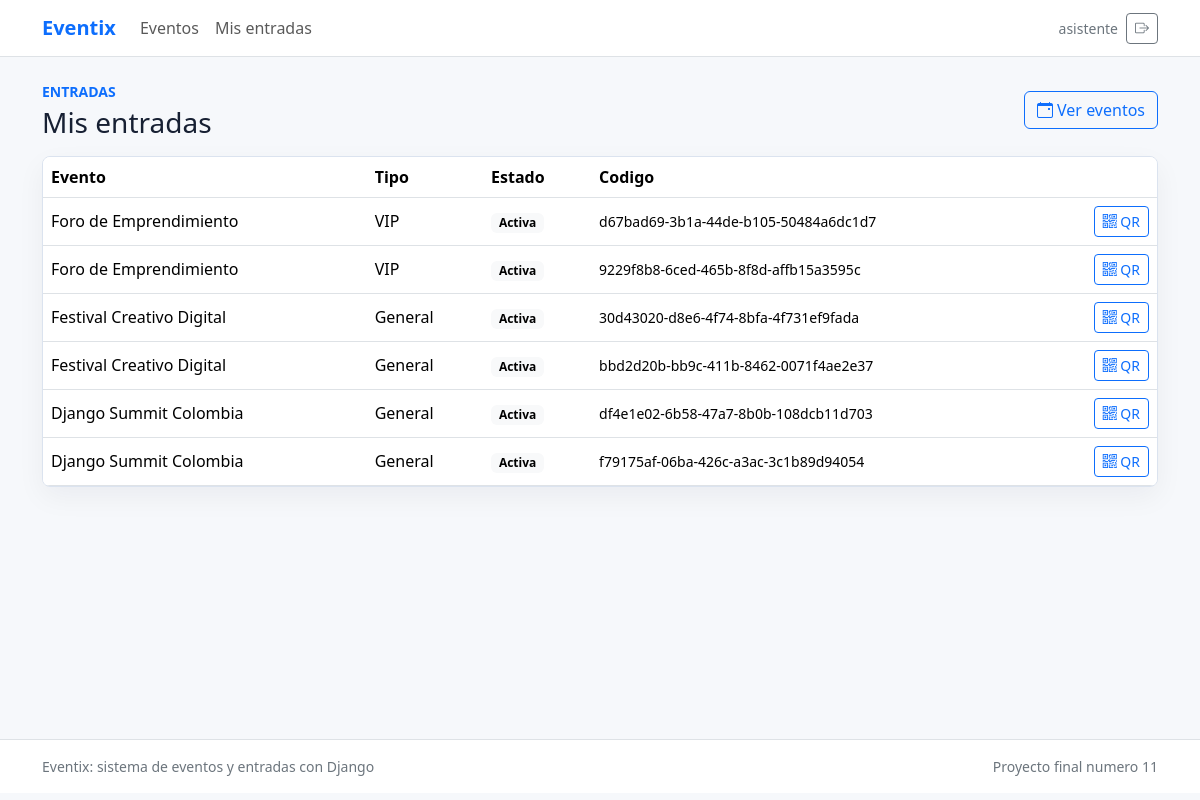
The app's page /mis-entradas/ (signed in) with its own data.
### eventos/models.py (models this page shows, shortened)
class Entrada(models.Model):
    ACTIVA = 'activa'
    USADA = 'usada'
    CANCELADA = 'cancelada'
    ESTADOS = [
        (ACTIVA, 'Activa'),
        (USADA, 'Usada'),
        (CANCELADA, 'Cancelada'),
    ]
    asistente = models.ForeignKey(User, on_delete=models.PROTECT, related_name='entradas')
    evento = models.ForeignKey(Evento, on_delete=models.PROTECT, related_name='entradas')
    tipo_entrada = models.ForeignKey(TipoEntrada, on_delete=models.PROTECT, related_name='entradas')
    orden = models.ForeignKey(Orden, on_delete=models.PROTECT, related_name='entradas')
    codigo = models.UUIDField(default=uuid.uuid4, unique=True, editable=False)
    qr_imagen = models.ImageField(upload_to='qrcodes/', blank=True)
    estado = models.CharField(max_length=20, choices=ESTADOS, default=ACTIVA)
    creado = models.DateTimeField(auto_now_add=True)
    validado_en = models.DateTimeField(null=True, blank=True)
    class Meta:
        ordering = ['-creado']
        verbose_name = 'entrada'
        verbose_name_plural = 'entradas'

class Evento(models.Model):
    BORRADOR = 'borrador'
    PUBLICADO = 'publicado'
    FINALIZADO = 'finalizado'
    CANCELADO = 'cancelado'
    ESTADOS = [
        (BORRADOR, 'Borrador'),
        (PUBLICADO, 'Publicado'),
        (FINALIZADO, 'Finalizado'),
        (CANCELADO, 'Cancelado'),
    ]
    titulo = models.CharField(max_length=140)
    descripcion = models.TextField()
    categoria = models.ForeignKey(Categoria, on_delete=models.PROTECT, related_name='eventos')
    ubicacion = models.ForeignKey(Ubicacion, on_delete=models.PROTECT, related_name='eventos')
    organizador = models.ForeignKey(User, on_delete=models.PROTECT, related_name='eventos_creados')
    fecha_inicio = models.DateTimeField()
    fecha_fin = models.DateTimeField()
    capacidad = models.PositiveIntegerField()
    estado = models.CharField(max_length=20, choices=ESTADOS, default=PUBLICADO)
    imagen_url = models.URLField('URL de imagen', blank=True)
    creado = models.DateTimeField(auto_now_add=True)
    actualizado = models.DateTimeField(auto_now=True)
    class Meta:
        ordering = ['fecha_inicio']
        verbose_name = 'evento'
        verbose_name_plural = 'eventos'

class TipoEntrada(models.Model):
    evento = models.ForeignKey(Evento, on_delete=models.CASCADE, related_name='tipos_entrada')
    nombre = models.CharField(max_length=80)
    precio = models.DecimalField(max_digits=10, decimal_places=2, default=0)
    cupo = models.PositiveIntegerField()
    activo = models.BooleanField(default=True)
    class Meta:
        ordering = ['evento', 'precio']
        unique_together = ['evento', 'nombre']
        verbose_name = 'tipo de entrada'
        verbose_name_plural = 'tipos de entrada'

### eventos/views.py (the view)
# urls.py: path('mis-entradas/', views.mis_entradas, name='mis_entradas'),
@login_required
def mis_entradas(request):
    entradas = (
        Entrada.objects.filter(asistente=request.user)
        .select_related('evento', 'tipo_entrada', 'orden')
        .order_by('-creado')
    )
    return render(request, 'eventos/mis_entradas.html', {'entradas': entradas})

### eventos/context_processors.py (called while the page is built)
def roles(request):
    user = request.user
    es_organizador = False
    if user.is_authenticated:
        es_organizador = user.is_staff or user.groups.filter(name='Organizador').exists()
    return {'es_organizador': es_organizador}

### eventos/templates/eventos/mis_entradas.html (shortened to what this page needs)
{% extends 'base.html' %}
{% block content %}
<div class="d-flex justify-content-between align-items-center mb-3">
  <div>
    <p class="text-uppercase small fw-semibold text-primary mb-1">Entradas</p>
    <h1 class="h3 mb-0">Mis entradas</h1>
  </div>
  <a class="btn btn-outline-primary" href="{% url 'home' %}">
    <i class="bi bi-calendar-event"></i> Ver eventos
  </a>
</div>
<div class="table-responsive data-panel">
  <table class="table align-middle mb-0">
    <thead>
      <tr>
        <th>Evento</th>
        <th>Tipo</th>
        <th>Estado</th>
        <th>Codigo</th>
        <th></th>
      </tr>
    </thead>
    <tbody>
      {% for entrada in entradas %}
        <tr>
          <td>{{ entrada.evento.titulo }}</td>
          <td>{{ entrada.tipo_entrada.nombre }}</td>
          <td><span class="badge text-bg-light">{{ entrada.get_estado_display }}</span></td>
          <td class="small">{{ entrada.codigo }}</td>
          <td class="text-end">
            <a class="btn btn-sm btn-outline-primary" href="{% url 'detalle_entrada' entrada.pk %}">
              <i class="bi bi-qr-code"></i> QR
            </a>
          </td>
        </tr>
      {% empty %}
        <tr><td colspan="5" class="text-center text-secondary py-4">Todavia no tienes entradas.</td></tr>
      {% endfor %}
    </tbody>
  </table>
</div>
{% endblock %}

### templates/base.html (shortened to what this page needs)
{% load static %}
<!doctype html>
<html lang="es">
<head>
  <link href="https://cdn.jsdelivr.net/npm/bootstrap@5.3.6/dist/css/bootstrap.min.css" rel="stylesheet">
  <link href="https://cdn.jsdelivr.net/npm/bootstrap-icons@1.11.3/font/bootstrap-icons.min.css" rel="stylesheet">
  <link href="{% static 'css/styles.css' %}" rel="stylesheet">
</head>
<body>
  <nav class="navbar navbar-expand-lg navbar-light bg-white border-bottom sticky-top">
    <div class="container">
      <a class="navbar-brand fw-bold text-primary" href="{% url 'home' %}">Eventix</a>
      <div class="collapse navbar-collapse" id="navbarMain">
        <ul class="navbar-nav me-auto mb-2 mb-lg-0">
          <li class="nav-item"><a class="nav-link" href="{% url 'home' %}">Eventos</a></li>
          {% if user.is_authenticated %}
            <li class="nav-item"><a class="nav-link" href="{% url 'mis_entradas' %}">Mis entradas</a></li>
          {% endif %}
        </ul>
        <div class="d-flex align-items-center gap-2">
          {% if user.is_authenticated %}
            <span class="small text-secondary d-none d-md-inline">{{ user.username }}</span>
            <form method="post" action="{% url 'logout' %}">
              <button class="btn btn-outline-secondary btn-sm" title="Cerrar sesion">
                <i class="bi bi-box-arrow-right"></i>
              </button>
            </form>
          {% else %}
            <a class="btn btn-outline-primary btn-sm" href="{% url 'login' %}">Entrar</a>
            <a class="btn btn-primary btn-sm" href="{% url 'registro' %}">Registro</a>
          {% endif %}
        </div>
      </div>
    </div>
  </nav>
  <main class="page-shell">
    <div class="container py-4">
      {% block content %}{% endblock %}
    </div>
  </main>
  <footer class="border-top bg-white py-3">
    <div class="container small text-secondary d-flex flex-column flex-md-row justify-content-between gap-2">
      <span>Eventix: sistema de eventos y entradas con Django</span>
      <span>Proyecto final numero 11</span>
    </div>
  </footer>
</body>
</html>

### static/css/styles.css (style rules this page uses)
:root { --ink: #172033; --muted: #64748b; --paper: #ffffff; --soft: #f6f8fb; --line: #dbe3ef; --primary: #2563eb; --teal: #0f766e; --amber: #f59e0b; }
body { background: var(--soft); color: var(--ink); }
.page-shell { min-height: calc(100vh - 118px); }
.navbar-brand { letter-spacing: 0; }
.filter-bar, .auth-panel, .checkout-panel, .form-panel, .delete-panel, .side-panel, .detail-panel, .data-panel, .chart-panel, .ticket-main, .ticket-qr { background: var(--paper); border: 1px solid var(--line); border-radius: 8px; box-shadow: 0 10px 28px rgba(15, 23, 42, .05); }

### records on screen
Entrada: evento.titulo "Foro de Emprendimiento", tipo_entrada.nombre "VIP", estado "Activa", codigo "d67bad69-3b1a-44de-b105-50484a6dc1d7"
Entrada: evento.titulo "Foro de Emprendimiento", tipo_entrada.nombre "VIP", estado "Activa", codigo "9229f8b8-6ced-465b-8f8d-affb15a3595c"
Entrada: evento.titulo "Festival Creativo Digital", tipo_entrada.nombre "General", estado "Activa", codigo "30d43020-d8e6-4f74-8bfa-4f731ef9fada"
Entrada: evento.titulo "Festival Creativo Digital", tipo_entrada.nombre "General", estado "Activa", codigo "bbd2d20b-bb9c-411b-8462-0071f4ae2e37"
Entrada: evento.titulo "Django Summit Colombia", tipo_entrada.nombre "General", estado "Activa", codigo "df4e1e02-6b58-47a7-8b0b-108dcb11d703"
Entrada: evento.titulo "Django Summit Colombia", tipo_entrada.nombre "General", estado "Activa", codigo "f79175af-06ba-426c-a3ac-3c1b89d94054"

### other values on screen
{{ user.username }} "asistente"
